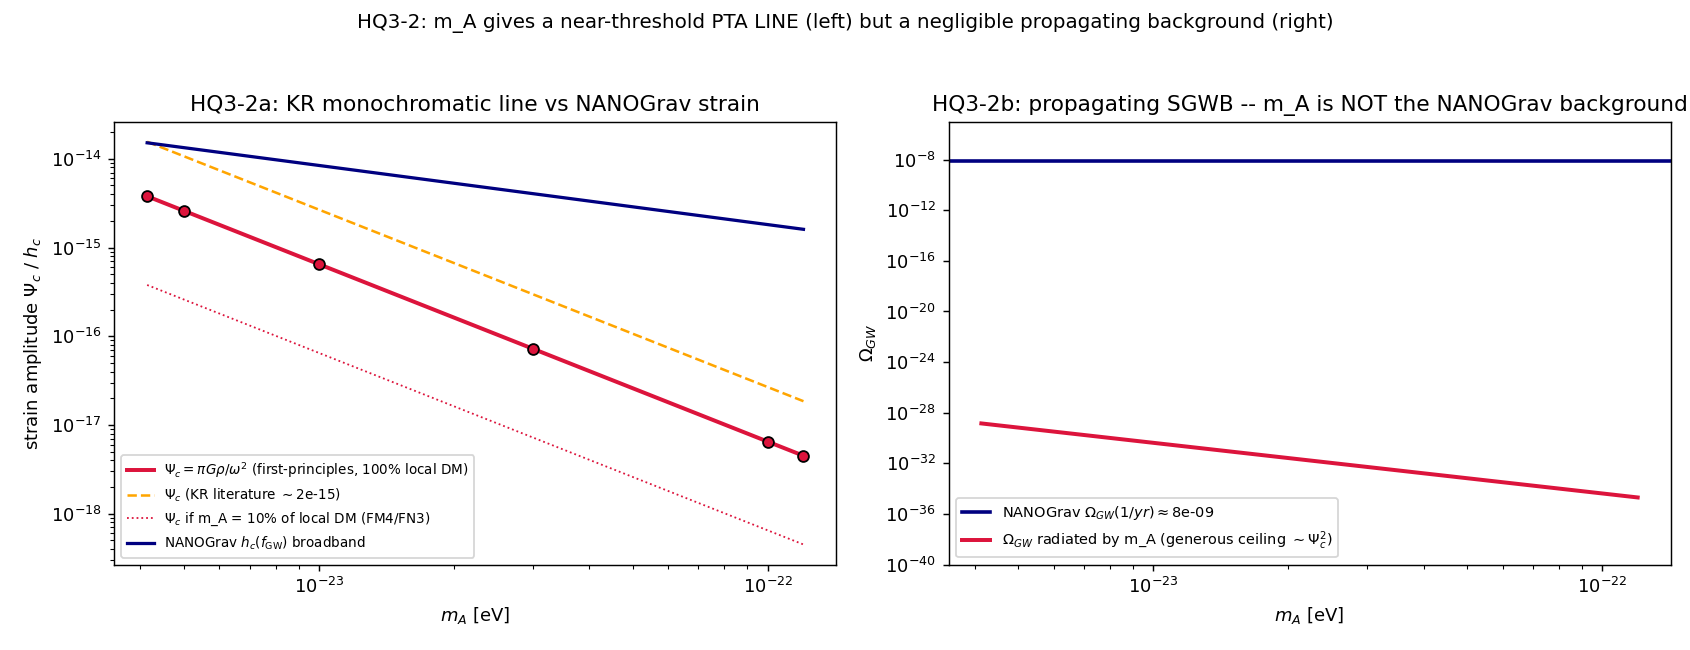

This chart was generated by the following Python code:
"""HQ3_2_amplitude.py -- amplitude of the m_A signal vs NANOGrav.

Charter HQ3-2.  Two physically distinct amplitudes, kept separate:

  (a) the KHMELNITSKY-RUBAKOV monochromatic metric oscillation Psi_c = pi G rho/omega^2
      -- the real PTA observable for a DM condensate (a LINE at f_GW).  Compared with
      the NANOGrav broadband strain h_c(f_GW) at the same frequency.

  (b) the PROPAGATING stochastic GW background radiated by the condensate -- an
      order-of-magnitude UPPER BOUND (Psi_c^2), shown to be astronomically below the
      NANOGrav Omega_GW ~ 1e-8.  A homogeneous condensate radiates no on-shell graviton.

Scans the masses inside the band-overlap.  Reports Psi_c (first-principles + KR
literature), the strain ratio to NANOGrav, and the SGWB Omega_GW comparison.  Also
folds in the FM4/FN3 result that for most of the window m_A is SUBDOMINANT DM
(frac<1), which lowers Psi_c proportionally.  m_A not adjusted; A_yr COMPARISON ONLY.
"""
from __future__ import annotations

import json
from pathlib import Path

import numpy as np
import matplotlib
matplotlib.use("Agg")
import matplotlib.pyplot as plt  # noqa: E402

import hq3_core as c  # noqa: E402

OUT = Path(__file__).resolve().parent
# masses inside the band-overlap, plus the window edges for context
MASSES = [4.14e-24, 5e-24, 1e-23, 3e-23, 1e-22, c.M_A_CEIL]      # eV


def main():
    rows = []
    for m in MASSES:
        fgw = float(c.f_gw(m))
        psi_fp = float(c.kr_psi_amplitude(m))                    # frac=1 (100% local DM)
        psi_lit = float(c.kr_psi_literature(m))
        hc_ng = float(c.nanograv_hc(fgw))
        ratio = float(c.kr_signal_vs_nanograv(m))                # Psi_c / h_c(f_GW)
        omega_gw_prop = float(c.omega_gw_propagating_bound(m))   # SGWB upper bound
        rows.append({"m_eV": m, "f_GW_Hz": fgw,
                     "Psi_c_firstprinciples": psi_fp, "Psi_c_literature": psi_lit,
                     "nanograv_hc_at_fGW": hc_ng, "strain_ratio_Psi_over_hc": ratio,
                     "omega_gw_propagating_bound": omega_gw_prop})

    ng_omega = float(c.nanograv_omega_gw())                      # ~8e-9 at 1/yr

    payload = {
        "rows": rows,
        "nanograv_omega_gw_at_fyr": ng_omega,
        "nanograv_A_yr": c.NG_A_YR,
        "rho_local_GeVcm3": c.RHO_LOCAL_GEVCM3,
        "interpretation": {
            "KR_line": "Psi_c is the MONOCHROMATIC PTA observable; compare to h_c(f_GW)",
            "SGWB": "omega_gw_propagating_bound is a generous CEILING on the radiated "
                    "stochastic background; the true value is far below.",
        },
        "verdict_inputs": {
            "max_strain_ratio_in_band": max(r["strain_ratio_Psi_over_hc"] for r in rows),
            "max_omega_gw_prop_in_band": max(r["omega_gw_propagating_bound"] for r in rows),
            "nanograv_omega_gw": ng_omega,
        },
        "note": "m_A from Paper II; NANOGrav numbers COMPARISON ONLY; not adjusted",
    }
    (OUT / "HQ3_2_amplitude.json").write_text(json.dumps(payload, indent=2))

    print("=" * 78)
    print("HQ3-2  amplitude of the m_A signal vs NANOGrav (A_yr = 2.4e-15)")
    print("=" * 78)
    print("  (a) Khmelnitsky-Rubakov LINE signal  Psi_c = pi G rho/omega^2")
    print(f"  {'m_A [eV]':>10} {'f_GW [Hz]':>11} {'Psi_c(fp)':>11} {'Psi_c(lit)':>11}"
          f" {'h_c,NG':>10} {'Psi/h_c':>9}")
    for r in rows:
        print(f"  {r['m_eV']:>10.2e} {r['f_GW_Hz']:>11.3e} "
              f"{r['Psi_c_firstprinciples']:>11.2e} {r['Psi_c_literature']:>11.2e} "
              f"{r['nanograv_hc_at_fGW']:>10.2e} {r['strain_ratio_Psi_over_hc']:>9.2e}")
    print("\n  (b) PROPAGATING stochastic background (upper bound) vs NANOGrav:")
    print(f"      max Omega_GW(m_A) ceiling in band = "
          f"{payload['verdict_inputs']['max_omega_gw_prop_in_band']:.2e}")
    print(f"      NANOGrav Omega_GW(1/yr)           = {ng_omega:.2e}")
    print(f"      ratio (m_A / NANOGrav)            = "
          f"{payload['verdict_inputs']['max_omega_gw_prop_in_band']/ng_omega:.2e}  (<<1)")
    print(f"  saved {OUT/'HQ3_2_amplitude.json'}")

    make_figure(rows, ng_omega)
    return payload


def make_figure(rows, ng_omega):
    fig, ax = plt.subplots(1, 2, figsize=(13, 5.0))

    mm = np.logspace(np.log10(4.14e-24), np.log10(c.M_A_CEIL), 200)
    # LEFT: KR line amplitude vs NANOGrav broadband strain
    ax[0].loglog(mm, c.kr_psi_amplitude(mm), color="crimson", lw=2.2,
                 label=r"$\Psi_c=\pi G\rho/\omega^2$ (first-principles, 100% local DM)")
    ax[0].loglog(mm, c.kr_psi_literature(mm), color="orange", lw=1.4, ls="--",
                 label=r"$\Psi_c$ (KR literature $\sim$2e-15)")
    # subdominant case: frac=0.1 (FM4/FN3 -- m_A is subdominant for much of the window)
    ax[0].loglog(mm, c.kr_psi_amplitude(mm, frac=0.1), color="crimson", lw=1.0, ls=":",
                 label=r"$\Psi_c$ if m_A = 10% of local DM (FM4/FN3)")
    ax[0].loglog(mm, c.nanograv_hc(c.f_gw(mm)), color="navy", lw=1.8,
                 label=r"NANOGrav $h_c(f_{\rm GW})$ broadband")
    for r in rows:
        ax[0].plot(r["m_eV"], r["Psi_c_firstprinciples"], "o",
                   color="crimson", markeredgecolor="k", ms=6, zorder=5)
    ax[0].set_xlabel(r"$m_A$ [eV]"); ax[0].set_ylabel(r"strain amplitude $\Psi_c$ / $h_c$")
    ax[0].set_title("HQ3-2a: KR monochromatic line vs NANOGrav strain")
    ax[0].legend(fontsize=7.5, loc="lower left")

    # RIGHT: propagating SGWB Omega_GW comparison (bar-style)
    ax[1].axhline(ng_omega, color="navy", lw=2.0,
                  label=f"NANOGrav $\\Omega_{{GW}}(1/yr)\\approx${ng_omega:.0e}")
    omg = c.omega_gw_propagating_bound(mm)
    ax[1].loglog(mm, omg, color="crimson", lw=2.2,
                 label=r"$\Omega_{GW}$ radiated by m_A (generous ceiling $\sim\Psi_c^2$)")
    ax[1].set_xlabel(r"$m_A$ [eV]"); ax[1].set_ylabel(r"$\Omega_{GW}$")
    ax[1].set_ylim(1e-40, 1e-5)
    ax[1].set_title("HQ3-2b: propagating SGWB -- m_A is NOT the NANOGrav background")
    ax[1].legend(fontsize=8, loc="lower left")

    fig.suptitle("HQ3-2: m_A gives a near-threshold PTA LINE (left) but a negligible "
                 "propagating background (right)", fontsize=11)
    fig.tight_layout(rect=[0, 0, 1, 0.95])
    fig.savefig(OUT / "HQ3_2_amplitude.png", dpi=130)
    print(f"  saved {OUT/'HQ3_2_amplitude.png'}")


if __name__ == "__main__":
    main()
